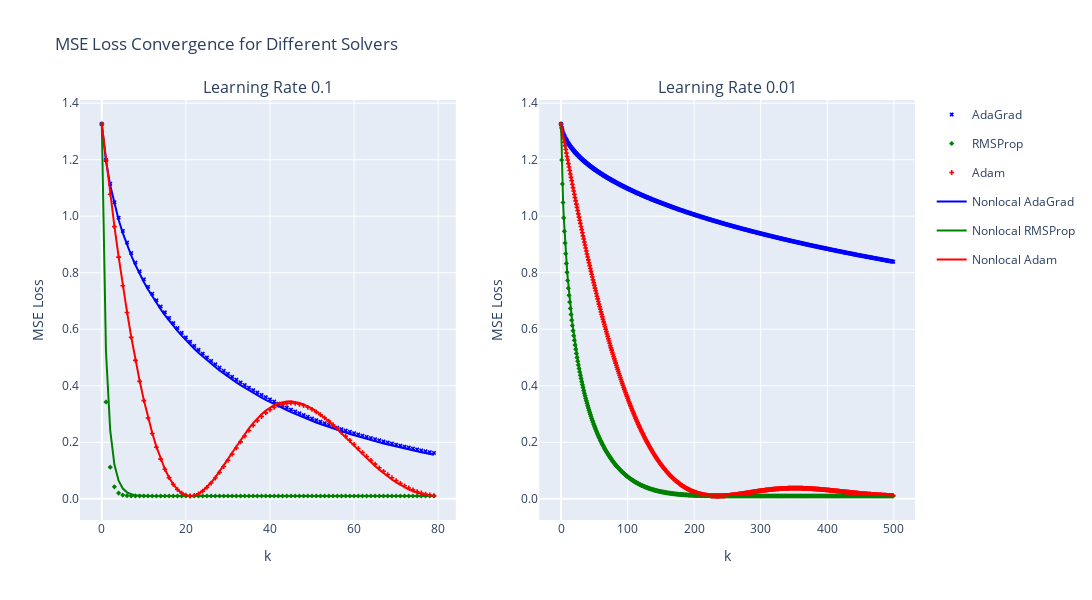

Here is the notebook cell this chart was saved with:
### Markdown cell above
## Figure 2 - Loss

### Code cell
# Generate some example data
np.random.seed(42)
samples = 1000
x = np.random.rand(samples)  # 1000 input samples
true_theta = 2
y = true_theta * x + np.random.normal(0, 0.1, samples)  # Outputs with some noise

learning_rates = [0.1, 0.01]

# Create the figure with two subplots, one for each learning rate
fig = make_subplots(rows=1, cols=2, subplot_titles=(f"Learning Rate {learning_rates[0]}", f"Learning Rate {learning_rates[1]}"))

# Define the derivative of the MSE
def dL(theta_t):
    if np.isscalar(theta_t) or (isinstance(theta_t, np.ndarray) and theta_t.ndim == 0):
        gradient = -2 * np.mean((y - theta_t * x) * x)
    else:
        gradient = np.array([-2 * np.mean((y - theta * x) * x) for theta in theta_t])
    return gradient

# Define the MSE loss function
def mse(theta):
    return np.mean((y - theta * x) ** 2)

# Define the system dynamics function
f = lambda t, y: 0.0

for idx, lr in enumerate(learning_rates):
    if lr == 0.1:
        k = 80
    else:
        k = 500

    # AdaGrad Optimizer
    print(f'AdaGrad Optimizer (lr={lr})')
    adagrad_optimizer = AdaGrad(dL=dL, lr=lr, epochs=k)
    theta_initial = 0.0
    theta_result_adagrad, _, _ = adagrad_optimizer.solve(theta_initial)
    loss_values_adagrad = [mse(theta) for theta in theta_result_adagrad]

    # RMSPropMomentum Optimizer
    print(f'\nRMSProp Optimizer (lr={lr})')
    rmsprop_optimizer = RMSPropMomentum(dL=dL, lr=lr, beta=0.99, epochs=k)
    theta_result_rmsprop, _, _ = rmsprop_optimizer.solve(theta_initial)
    loss_values_rmsprop = [mse(theta) for theta in theta_result_rmsprop]

    # AdamMomentum Optimizer
    print(f'\nAdam Optimizer (lr={lr})')
    adam_optimizer = AdamMomentum(dL=dL, lr=lr, beta1 = 0.99, beta2 = 0.999, epochs=k)
    theta_result_adam, _, _, _ = adam_optimizer.solve(theta_initial)
    loss_values_adam = [mse(theta) for theta in theta_result_adam]

    # NonlocalSolverAdaGrad
    print(f'\nNonlocal AdaGrad Optimizer (lr={lr})')
    adagrad_nonlocal_solver = NonlocalSolverAdaGrad(f=f, dL=dL, t_span=[1e-12, k * lr], y0=np.array([0.0]), alpha=lr)
    t_adagrad, y_adagrad = adagrad_nonlocal_solver.solve()
    loss_values_nonlocal_adagrad = [mse(theta) for theta in y_adagrad]

    # NonlocalSolverMomentumRMSProp
    print(f'\nNonlocal RMSProp Optimizer (lr={lr})')
    rmsprop_nonlocal_solver = NonlocalSolverMomentumRMSProp(f=f, dL=dL, t_span=[1e-12, k * lr], y0=np.array([0.0]), 
                                                            beta=0.99, alpha=lr)
    t_rmsprop, y_rmsprop = rmsprop_nonlocal_solver.solve()
    loss_values_nonlocal_rmsprop = [mse(theta) for theta in y_rmsprop]

    # NonlocalSolverMomentumAdam
    print(f'\nNonlocal Adam Optimizer (lr={lr})')
    adam_nonlocal_solver = NonlocalSolverMomentumAdam(f=f, dL=dL, t_span=[1e-12, k * lr], y0=np.array([0.0]), 
                                                      betas=[0.99, 0.999], alpha=lr)
    t_adam, y_adam = adam_nonlocal_solver.solve()
    loss_values_nonlocal_adam = [mse(theta) for theta in y_adam]

    # Plot AdaGrad results
    fig.add_trace(go.Scatter(x=list(range(len(loss_values_adagrad))), y=loss_values_adagrad, 
                             mode='markers', 
                             marker=dict(symbol='x', size=4, line=dict(width=0.01), color='blue'), 
                             name='AdaGrad', 
                             legendgroup='AdaGrad', 
                             showlegend=(idx == 0)),  # Show legend only once
                  row=1, col=idx + 1)

    # Plot RMSProp results
    fig.add_trace(go.Scatter(x=list(range(len(loss_values_rmsprop))), y=loss_values_rmsprop, 
                             mode='markers', 
                             marker=dict(symbol='diamond', size=4, line=dict(width=0.01), color='green'), 
                             name='RMSProp', 
                             legendgroup='RMSProp', 
                             showlegend=(idx == 0)),  # Show legend only once
                  row=1, col=idx + 1)

    # Plot Adam results
    fig.add_trace(go.Scatter(x=list(range(len(loss_values_adam))), y=loss_values_adam, 
                             mode='markers', 
                             marker=dict(symbol='cross', size=4, line=dict(width=0.01), color='red'), 
                             name='Adam', 
                             legendgroup='Adam', 
                             showlegend=(idx == 0)),  # Show legend only once
                  row=1, col=idx + 1)

    # Plot Nonlocal AdaGrad results
    fig.add_trace(go.Scatter(x=t_adagrad / lr, y=loss_values_nonlocal_adagrad, 
                             mode='lines', line=dict(color='blue'), 
                             name='Nonlocal AdaGrad', 
                             legendgroup='Nonlocal AdaGrad', 
                             showlegend=(idx == 0)),  # Show legend only once
                  row=1, col=idx + 1)

    # Plot Nonlocal RMSProp results
    fig.add_trace(go.Scatter(x=t_rmsprop / lr, y=loss_values_nonlocal_rmsprop, 
                             mode='lines', line=dict(color='green'), 
                             name='Nonlocal RMSProp', 
                             legendgroup='Nonlocal RMSProp', 
                             showlegend=(idx == 0)),  # Show legend only once
                  row=1, col=idx + 1)

    # Plot Nonlocal Adam results
    fig.add_trace(go.Scatter(x=t_adam / lr, y=loss_values_nonlocal_adam, 
                             mode='lines', line=dict(color='red'), 
                             name='Nonlocal Adam', 
                             legendgroup='Nonlocal Adam', 
                             showlegend=(idx == 0)),  # Show legend only once
                  row=1, col=idx + 1)

# Configure the layout of the plot
fig.update_layout(
    title='MSE Loss Convergence for Different Solvers',
    width=1500,  # Width in pixels
    height=600,   # Height in pixels
    showlegend=True
)

fig.update_xaxes(title_text="k")
fig.update_yaxes(tickformat=".1f", title_text="MSE Loss")

# Show the figure
fig.show()

### Figure 1 — Plotly figure (JSON) as saved in the notebook; plotly's stock layout.template omitted (floating-point values rounded to 4 significant figures; data arrays with more than 128 entries replaced by an {"elided": "..."} marker saying what was removed)
{"data": [{"legendgroup": "AdaGrad", "marker": {"color": "blue", "line": {"width": 0.01}, "size": 4, "symbol": "x"}, "mode": "markers", "name": "AdaGrad", "showlegend": true, "type": "scatter", "x": [0, 1, 2, 3, 4, 5, 6, 7, 8, 9, 10, 11, 12, 13, 14, 15, 16, 17, 18, 19, 20, 21, 22, 23, 24, 25, 26, 27, 28, 29, 30, 31, 32, 33, 34, 35, 36, 37, 38, 39, 40, 41, 42, 43, 44, 45, 46, 47, 48, 49, 50, 51, 52, 53, 54, 55, 56, 57, 58, 59, 60, 61, 62, 63, 64, 65, 66, 67, 68, 69, 70, 71, 72, 73, 74, 75, 76, 77, 78, 79], "xaxis": "x", "y": [1.326, 1.199, 1.115, 1.049, 0.9949, 0.9481, 0.9068, 0.8698, 0.8361, 0.8052, 0.7767, 0.7502, 0.7255, 0.7022, 0.6804, 0.6597, 0.6402, 0.6217, 0.604, 0.5872, 0.5711, 0.5558, 0.5411, 0.527, 0.5134, 0.5004, 0.4879, 0.4758, 0.4642, 0.453, 0.4422, 0.4318, 0.4217, 0.4119, 0.4024, 0.3933, 0.3844, 0.3758, 0.3674, 0.3594, 0.3515, 0.3439, 0.3365, 0.3293, 0.3223, 0.3154, 0.3088, 0.3024, 0.2961, 0.29, 0.284, 0.2782, 0.2726, 0.2671, 0.2617, 0.2565, 0.2514, 0.2464, 0.2416, 0.2368, 0.2322, 0.2277, 0.2233, 0.219, 0.2148, 0.2107, 0.2067, 0.2028, 0.1989, 0.1952, 0.1915, 0.188, 0.1845, 0.181, 0.1777, 0.1744, 0.1712, 0.1681, 0.165, 0.162], "yaxis": "y"}, {"legendgroup": "RMSProp", "marker": {"color": "green", "line": {"width": 0.01}, "size": 4, "symbol": "diamond"}, "mode": "markers", "name": "RMSProp", "showlegend": true, "type": "scatter", "x": [0, 1, 2, 3, 4, 5, 6, 7, 8, 9, 10, 11, 12, 13, 14, 15, 16, 17, 18, 19, 20, 21, 22, 23, 24, 25, 26, 27, 28, 29, 30, 31, 32, 33, 34, 35, 36, 37, 38, 39, 40, 41, 42, 43, 44, 45, 46, 47, 48, 49, 50, 51, 52, 53, 54, 55, 56, 57, 58, 59, 60, 61, 62, 63, 64, 65, 66, 67, 68, 69, 70, 71, 72, 73, 74, 75, 76, 77, 78, 79], "xaxis": "x", "y": [1.326, 0.3425, 0.1119, 0.04243, 0.02031, 0.01319, 0.0109, 0.01017, 0.009936, 0.009863, 0.00984, 0.009833, 0.009831, 0.00983, 0.00983, 0.00983, 0.00983, 0.00983, 0.00983, 0.00983, 0.00983, 0.00983, 0.00983, 0.00983, 0.00983, 0.00983, 0.00983, 0.00983, 0.00983, 0.00983, 0.00983, 0.00983, 0.00983, 0.00983, 0.00983, 0.00983, 0.00983, 0.00983, 0.00983, 0.00983, 0.00983, 0.00983, 0.00983, 0.00983, 0.00983, 0.00983, 0.00983, 0.00983, 0.00983, 0.00983, 0.00983, 0.00983, 0.00983, 0.00983, 0.00983, 0.00983, 0.00983, 0.00983, 0.00983, 0.00983, 0.00983, 0.00983, 0.00983, 0.00983, 0.00983, 0.00983, 0.00983, 0.00983, 0.00983, 0.00983, 0.00983, 0.00983, 0.00983, 0.00983, 0.00983, 0.00983, 0.00983, 0.00983, 0.00983, 0.00983], "yaxis": "y"}, {"legendgroup": "Adam", "marker": {"color": "red", "line": {"width": 0.01}, "size": 4, "symbol": "cross"}, "mode": "markers", "name": "Adam", "showlegend": true, "type": "scatter", "x": [0, 1, 2, 3, 4, 5, 6, 7, 8, 9, 10, 11, 12, 13, 14, 15, 16, 17, 18, 19, 20, 21, 22, 23, 24, 25, 26, 27, 28, 29, 30, 31, 32, 33, 34, 35, 36, 37, 38, 39, 40, 41, 42, 43, 44, 45, 46, 47, 48, 49, 50, 51, 52, 53, 54, 55, 56, 57, 58, 59, 60, 61, 62, 63, 64, 65, 66, 67, 68, 69, 70, 71, 72, 73, 74, 75, 76, 77, 78, 79], "xaxis": "x", "y": [1.326, 1.199, 1.078, 0.9631, 0.8551, 0.7539, 0.6593, 0.5713, 0.49, 0.4153, 0.3473, 0.2859, 0.231, 0.1825, 0.1404, 0.1045, 0.07477, 0.05091, 0.03275, 0.02005, 0.01252, 0.009844, 0.01167, 0.0176, 0.02722, 0.04006, 0.05567, 0.07355, 0.0932, 0.1141, 0.1359, 0.158, 0.18, 0.2015, 0.2222, 0.2418, 0.2599, 0.2764, 0.2912, 0.304, 0.3149, 0.3236, 0.3304, 0.335, 0.3377, 0.3385, 0.3373, 0.3345, 0.3299, 0.3238, 0.3163, 0.3076, 0.2976, 0.2867, 0.2748, 0.2622, 0.249, 0.2353, 0.2213, 0.207, 0.1926, 0.1782, 0.1639, 0.1498, 0.1359, 0.1225, 0.1096, 0.09723, 0.08549, 0.07444, 0.06414, 0.05465, 0.046, 0.03824, 0.03139, 0.02547, 0.0205, 0.01649, 0.01343, 0.01131], "yaxis": "y"}, {"legendgroup": "Nonlocal AdaGrad", "line": {"color": "blue"}, "mode": "lines", "name": "Nonlocal AdaGrad", "showlegend": true, "type": "scatter", "x": [1e-11, 1.0, 2.0, 3.0, 4.0, 5.0, 6.0, 7.0, 8.0, 9.0, 10.0, 11.0, 12.0, 13.0, 14.0, 15.0, 16.0, 17.0, 18.0, 19.0, 20.0, 21.0, 22.0, 23.0, 24.0, 25.0, 26.0, 27.0, 28.0, 29.0, 30.0, 31.0, 32.0, 33.0, 34.0, 35.0, 36.0, 37.0, 38.0, 39.0, 40.0, 41.0, 42.0, 43.0, 44.0, 45.0, 46.0, 47.0, 48.0, 49.0, 50.0, 51.0, 52.0, 53.0, 54.0, 55.0, 56.0, 57.0, 58.0, 59.0, 60.0, 61.0, 62.0, 63.0, 64.0, 65.0, 66.0, 67.0, 68.0, 69.0, 70.0, 71.0, 72.0, 73.0, 74.0, 75.0, 76.0, 77.0, 78.0, 79.0], "xaxis": "x", "y": [1.326, 1.195, 1.109, 1.043, 0.9877, 0.9403, 0.8985, 0.8611, 0.8271, 0.796, 0.7673, 0.7407, 0.7158, 0.6925, 0.6706, 0.6499, 0.6303, 0.6117, 0.5941, 0.5773, 0.5612, 0.5459, 0.5312, 0.5171, 0.5036, 0.4906, 0.4782, 0.4661, 0.4546, 0.4434, 0.4327, 0.4223, 0.4122, 0.4025, 0.3931, 0.384, 0.3752, 0.3667, 0.3584, 0.3504, 0.3426, 0.335, 0.3277, 0.3206, 0.3136, 0.3069, 0.3003, 0.294, 0.2878, 0.2817, 0.2759, 0.2701, 0.2646, 0.2591, 0.2539, 0.2487, 0.2437, 0.2388, 0.234, 0.2293, 0.2248, 0.2203, 0.216, 0.2118, 0.2076, 0.2036, 0.1997, 0.1958, 0.1921, 0.1884, 0.1848, 0.1813, 0.1779, 0.1745, 0.1713, 0.1681, 0.1649, 0.1619, 0.1589, 0.1559], "yaxis": "y"}, {"legendgroup": "Nonlocal RMSProp", "line": {"color": "green"}, "mode": "lines", "name": "Nonlocal RMSProp", "showlegend": true, "type": "scatter", "x": [1e-11, 1.0, 2.0, 3.0, 4.0, 5.0, 6.0, 7.0, 8.0, 9.0, 10.0, 11.0, 12.0, 13.0, 14.0, 15.0, 16.0, 17.0, 18.0, 19.0, 20.0, 21.0, 22.0, 23.0, 24.0, 25.0, 26.0, 27.0, 28.0, 29.0, 30.0, 31.0, 32.0, 33.0, 34.0, 35.0, 36.0, 37.0, 38.0, 39.0, 40.0, 41.0, 42.0, 43.0, 44.0, 45.0, 46.0, 47.0, 48.0, 49.0, 50.0, 51.0, 52.0, 53.0, 54.0, 55.0, 56.0, 57.0, 58.0, 59.0, 60.0, 61.0, 62.0, 63.0, 64.0, 65.0, 66.0, 67.0, 68.0, 69.0, 70.0, 71.0, 72.0, 73.0, 74.0, 75.0, 76.0, 77.0, 78.0, 79.0], "xaxis": "x", "y": [1.326, 0.5204, 0.2431, 0.1213, 0.064, 0.03629, 0.02276, 0.01613, 0.01289, 0.01131, 0.01055, 0.01017, 0.009994, 0.009908, 0.009867, 0.009847, 0.009838, 0.009834, 0.009831, 0.00983, 0.00983, 0.00983, 0.00983, 0.00983, 0.00983, 0.00983, 0.00983, 0.00983, 0.00983, 0.00983, 0.00983, 0.00983, 0.00983, 0.00983, 0.00983, 0.00983, 0.00983, 0.00983, 0.00983, 0.00983, 0.00983, 0.00983, 0.00983, 0.00983, 0.00983, 0.00983, 0.00983, 0.00983, 0.00983, 0.00983, 0.00983, 0.00983, 0.00983, 0.00983, 0.00983, 0.00983, 0.00983, 0.00983, 0.00983, 0.00983, 0.00983, 0.00983, 0.00983, 0.00983, 0.00983, 0.00983, 0.00983, 0.00983, 0.00983, 0.00983, 0.00983, 0.00983, 0.00983, 0.00983, 0.00983, 0.00983, 0.00983, 0.00983, 0.00983, 0.00983], "yaxis": "y"}, {"legendgroup": "Nonlocal Adam", "line": {"color": "red"}, "mode": "lines", "name": "Nonlocal Adam", "showlegend": true, "type": "scatter", "x": [1e-11, 1.0, 2.0, 3.0, 4.0, 5.0, 6.0, 7.0, 8.0, 9.0, 10.0, 11.0, 12.0, 13.0, 14.0, 15.0, 16.0, 17.0, 18.0, 19.0, 20.0, 21.0, 22.0, 23.0, 24.0, 25.0, 26.0, 27.0, 28.0, 29.0, 30.0, 31.0, 32.0, 33.0, 34.0, 35.0, 36.0, 37.0, 38.0, 39.0, 40.0, 41.0, 42.0, 43.0, 44.0, 45.0, 46.0, 47.0, 48.0, 49.0, 50.0, 51.0, 52.0, 53.0, 54.0, 55.0, 56.0, 57.0, 58.0, 59.0, 60.0, 61.0, 62.0, 63.0, 64.0, 65.0, 66.0, 67.0, 68.0, 69.0, 70.0, 71.0, 72.0, 73.0, 74.0, 75.0, 76.0, 77.0, 78.0, 79.0], "xaxis": "x", "y": [1.326, 1.199, 1.079, 0.9646, 0.857, 0.7559, 0.6614, 0.5735, 0.4922, 0.4174, 0.3493, 0.2876, 0.2325, 0.1838, 0.1414, 0.1053, 0.07526, 0.05119, 0.03285, 0.02004, 0.01247, 0.009838, 0.0118, 0.01797, 0.02792, 0.0412, 0.05733, 0.07581, 0.09613, 0.1178, 0.1402, 0.1631, 0.1858, 0.2079, 0.2292, 0.2493, 0.2678, 0.2846, 0.2995, 0.3124, 0.3231, 0.3317, 0.3381, 0.3424, 0.3446, 0.3447, 0.343, 0.3394, 0.3341, 0.3272, 0.3189, 0.3093, 0.2986, 0.2868, 0.2742, 0.2608, 0.2469, 0.2325, 0.2178, 0.2029, 0.188, 0.1731, 0.1584, 0.1439, 0.1299, 0.1163, 0.1032, 0.0908, 0.07909, 0.06816, 0.05806, 0.04884, 0.04054, 0.03319, 0.02684, 0.02148, 0.01714, 0.01381, 0.0115, 0.01018], "yaxis": "y"}, {"legendgroup": "AdaGrad", "marker": {"color": "blue", "line": {"width": 0.01}, "size": 4, "symbol": "x"}, "mode": "markers", "name": "AdaGrad", "showlegend": false, "type": "scatter", "x": {"elided": "500 int values"}, "xaxis": "x2", "y": {"elided": "500 float values"}, "yaxis": "y2"}, {"legendgroup": "RMSProp", "marker": {"color": "green", "line": {"width": 0.01}, "size": 4, "symbol": "diamond"}, "mode": "markers", "name": "RMSProp", "showlegend": false, "type": "scatter", "x": {"elided": "500 int values"}, "xaxis": "x2", "y": {"elided": "500 float values"}, "yaxis": "y2"}, {"legendgroup": "Adam", "marker": {"color": "red", "line": {"width": 0.01}, "size": 4, "symbol": "cross"}, "mode": "markers", "name": "Adam", "showlegend": false, "type": "scatter", "x": {"elided": "500 int values"}, "xaxis": "x2", "y": {"elided": "500 float values"}, "yaxis": "y2"}, {"legendgroup": "Nonlocal AdaGrad", "line": {"color": "blue"}, "mode": "lines", "name": "Nonlocal AdaGrad", "showlegend": false, "type": "scatter", "x": {"elided": "500 float values"}, "xaxis": "x2", "y": {"elided": "500 float values"}, "yaxis": "y2"}, {"legendgroup": "Nonlocal RMSProp", "line": {"color": "green"}, "mode": "lines", "name": "Nonlocal RMSProp", "showlegend": false, "type": "scatter", "x": {"elided": "500 float values"}, "xaxis": "x2", "y": {"elided": "500 float values"}, "yaxis": "y2"}, {"legendgroup": "Nonlocal Adam", "line": {"color": "red"}, "mode": "lines", "name": "Nonlocal Adam", "showlegend": false, "type": "scatter", "x": {"elided": "500 float values"}, "xaxis": "x2", "y": {"elided": "500 float values"}, "yaxis": "y2"}], "layout": {"annotations": [{"font": {"size": 16}, "showarrow": false, "text": "Learning Rate 0.1", "x": 0.225, "xanchor": "center", "xref": "paper", "y": 1, "yanchor": "bottom", "yref": "paper"}, {"font": {"size": 16}, "showarrow": false, "text": "Learning Rate 0.01", "x": 0.775, "xanchor": "center", "xref": "paper", "y": 1, "yanchor": "bottom", "yref": "paper"}], "height": 600, "showlegend": true, "title": {"text": "MSE Loss Convergence for Different Solvers"}, "width": 1500, "xaxis": {"anchor": "y", "domain": [0, 0.45], "title": {"text": "k"}}, "xaxis2": {"anchor": "y2", "domain": [0.55, 1], "title": {"text": "k"}}, "yaxis": {"anchor": "x", "domain": [0, 1], "tickformat": ".1f", "title": {"text": "MSE Loss"}}, "yaxis2": {"anchor": "x2", "domain": [0, 1], "tickformat": ".1f", "title": {"text": "MSE Loss"}}}}
